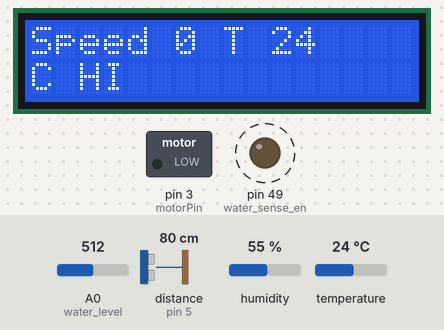
Simulated run of this sketch. Board: Arduino Mega 2560, built with avr-gcc and run on an emulated ATmega2560. Parts: 16×2 character LCD, switched loads named in the sketch (green lamp = pin HIGH), output pins drawn as LEDs (lit = HIGH). Wiring (inferred from the names in the program): ultrasonic range finder: trigger pin 6; echo pin 5. Dashed ring = blinking. Inputs (shaded band) come from the test bench; at power-on: A0 (water_level) = 512, distance to the obstacle (sensor on pin 5) 80 cm, temperature 24 °C, humidity 55 %. The echo pulse lasts 58.3 µs per cm; pins used as bus, display or sensor lines are not drawn; what the sketch prints to the serial monitor is not drawn.

Above: at 1.6 s.
1.7 s: A0 (water_level) set to 196
3.3 s: A0 (water_level) set to 164
At 5.2 s:
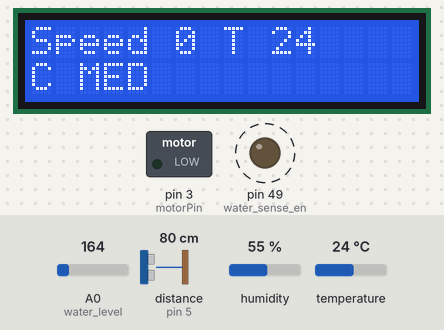
5.6 s: distance to the obstacle (sensor on pin 5) set to 120 cm
8.1 s: A0 (water_level) set to 90
At 8.58 s:
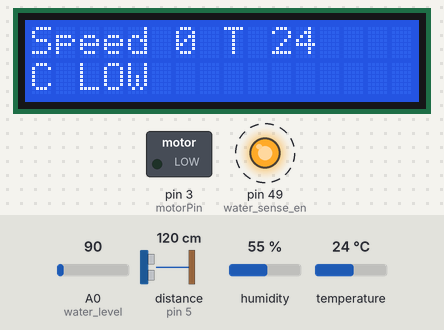
10.5 s: temperature set to 12 °C
At 10.75 s:
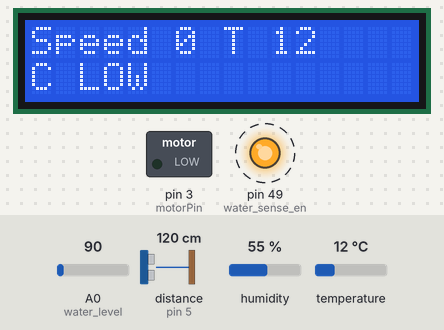
12.0 s: A0 (water_level) set to 265
At 13.59 s:
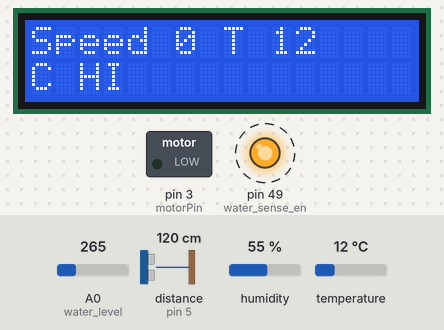
Timing chart, 0 to 16.0 s (numbered marks = the images above; inputs shaded):
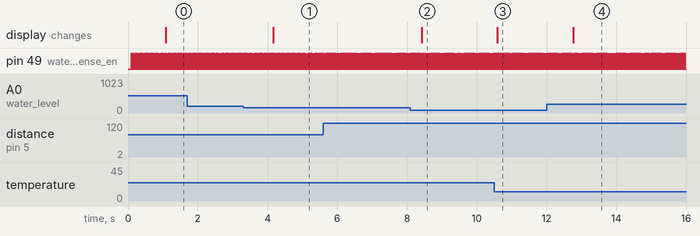

The sketch:

final_code.ino
```cpp
#include <dht.h>
#include <IRremote.h>
#include <LiquidCrystal.h>
const int pingPin = 6; // Trigger Pin of Ultrasonic Sensor
const int echoPin = 5; // Echo Pin of Ultrasonic Sensor
const int motorPin = 3; // Controlls motor speed
const int water_sense_en = 49; // Water Sensor Enable
const int water_level = A0; // water level analog pin
const int therm_pin = A1; // DHT Pin
const byte IR_RECEIVE_PIN = 44; // IR
const int buzzer = 39;
LiquidCrystal lcd(8, 9, 10, 11, 12, 13);
int waterLvl = 0;
int motor_en = 1;
int temp_status = 0;
int maxSpeed = 255;
int irPercentage = 100;
int allowed = 0;
int auth_state = 0;

int currentSpeed = 0;
int currentTemp = -1;
String coolant = "N/A";
int i= 0;

dht DHT;

// Prototypes
int waterLvlMonitor(void);
int distanceMonitor(void);

void setup() {
   pinMode(pingPin, OUTPUT);
   pinMode(motorPin, OUTPUT);
   pinMode(echoPin, INPUT);
   pinMode(water_sense_en, OUTPUT);
   pinMode(water_level, INPUT);
   IrReceiver.begin(IR_RECEIVE_PIN, ENABLE_LED_FEEDBACK);
   digitalWrite(water_sense_en, LOW);
   Serial.begin(9600); // Starting Serial Terminal
   lcd.begin(16, 2);
   lcd.clear();
}

void loop() {
  int distStatus = distanceMonitor();
  tempMonitor();
  irMonitor();
  if((waterLvlMonitor() == 2 )||(temp_status == 1)|| (distStatus == 3)){
    motor_en = 0;
  } else {
    motor_en = 1;
  }

  // Adjust maxSpeed Based on IR

  if(distStatus == 2){
    maxSpeed = 175; // if an object is close
  } else {
    maxSpeed = 255;
  }
  if(allowed == 1){
    if(motor_en == 1){
      currentSpeed = ((maxSpeed*irPercentage)/100);
    } else {
      currentSpeed = 0;
    }
  }
  analogWrite(motorPin, currentSpeed);
  if( i == 25 ){
    writeLCD();
    i = 0;
  }else{
    i=i+1;
  }


}

int distanceMonitor(){
   int speed = 0;
   int status = 0;
   long duration, cm;
   digitalWrite(pingPin, LOW);
   delayMicroseconds(2);
   digitalWrite(pingPin, HIGH);
   delayMicroseconds(10);
   digitalWrite(pingPin, LOW);
   duration = pulseIn(echoPin, HIGH);
   cm = microsecondsToCentimeters(duration);
   Serial.print("0x");
   Serial.print(cm);
   Serial.print("\n");

   Serial.print("1x");
   if(cm > 80){
    status = 0;
   } else if(cm > 60) {
    status = 1;
   } else if(cm > 30){
    status = 2;
   } else {
    status = 3;
   }
   Serial.print(status);
   Serial.println();
   return status;
}

int waterLvlMonitor(){
  int status = 0;
  digitalWrite(water_sense_en, HIGH);
  delay(10);
  waterLvl = analogRead(water_level);
  digitalWrite(water_sense_en, LOW);
  Serial.print("2x");
  if(waterLvl > 180){
    status = 0;
    coolant = "HI";
  } else if (waterLvl > 155){
    status = 1;
    coolant = "MED";
  } else{
    status = 2;
    coolant = "LOW";
  }
  Serial.print(status);
  Serial.println();
  return status;
}

void tempMonitor(){
  int chk = DHT.read11(therm_pin);
  int temp = DHT.temperature;
  if(temp > 0){
    Serial.print("3x");
    Serial.print(temp);
    Serial.println();
    currentTemp = temp;
    Serial.print("4x");
    if(temp>30){
      temp_status = 1;
    } else {
      temp_status = 0;
    }
    Serial.print(temp_status);
    Serial.println();
  }
}

void irMonitor(){
  int headlights;
  if (IrReceiver.decode()){
    int res = IrReceiver.decodedIRData.command;
    IrReceiver.resume();

    if(allowed == 1){
      if((res == 9)||(res == 7)){
        Serial.print("5x");
        if((res == 9)&&(irPercentage < 100)){
          irPercentage = irPercentage + 10;
        } else if((res == 7) && (irPercentage > 0)){
          irPercentage = irPercentage - 10;
        }
        Serial.print(irPercentage);
        Serial.println();
      }
      if((res == 12)||(res == 24)||(res == 94)){
        Serial.print("6x");
        if(res == 12){
          headlights = 0;
        } else if(res == 24){
          headlights = 1;
        } else if(res == 94){
          headlights = 2;
        }
        Serial.print(headlights);
        Serial.println();
      }
    } else {
        if((auth_state == 0)&&(res == 12)){
          auth_state++;
        } else if((auth_state == 1)&&(res == 24)){
          auth_state++;
        } else if((auth_state == 2)&&(res == 94)){
          auth_state++;
        } else if((auth_state == 3)&&(res == 8)){
          //make good noise
          tone(buzzer, 262);
          delay(500);
          noTone(buzzer);
          allowed = 1;
        } else {
          //make annoying noise
          auth_state = 0;
          allowed = 0;
          tone(buzzer, 498);
          Serial.println(res);
          delay(500);
          noTone(buzzer);
        }
    }
  }
}


void writeLCD(){
  lcd.clear();
  lcd.print("Speed ");
  lcd.print((currentSpeed/225)*100);
  lcd.print(" T ");
  lcd.print(currentTemp);
  lcd.setCursor(0, 1);
  lcd.print("C ");
  lcd.print(coolant);
}

long microsecondsToCentimeters(long microseconds) {
   return microseconds / 29 / 2;
}
```

Measured:
- the behaviour switches between 181 and 180 on A0 (water_level) (found by bisection; images 0 and 1)
- after the input at 3.3 s, the display: changes after 0.86 s (image 1)
- after the input at 8.1 s, the display: changes after 0.32 s (image 2)
- after the input at 10.5 s, the display: changes after 0.09 s (image 3)
- after the input at 12.0 s, the display: changes after 0.76 s (image 4)
- by itself, pin 49 (water_sense_en): alternates HIGH for 0.01 s and LOW for 0.03 s
